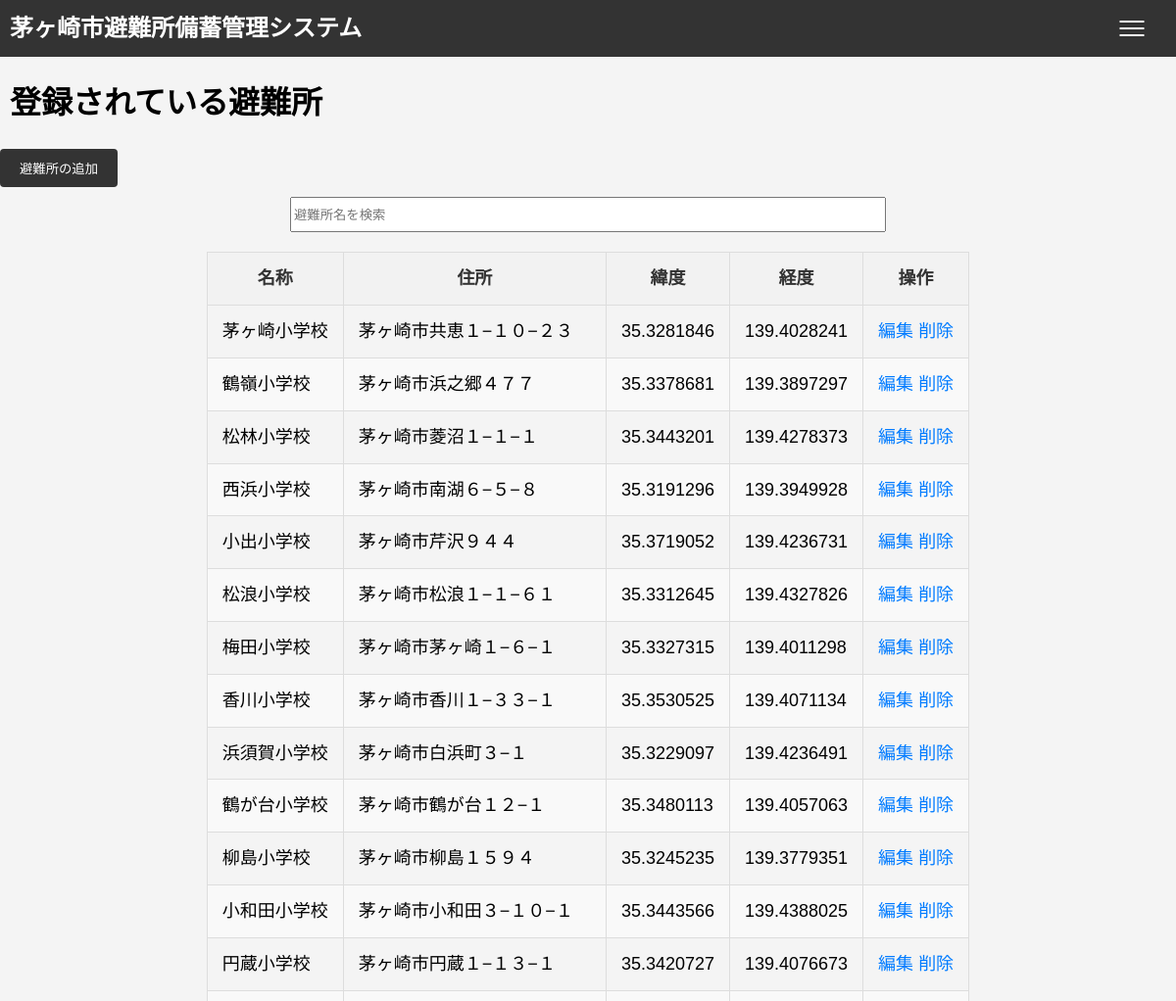
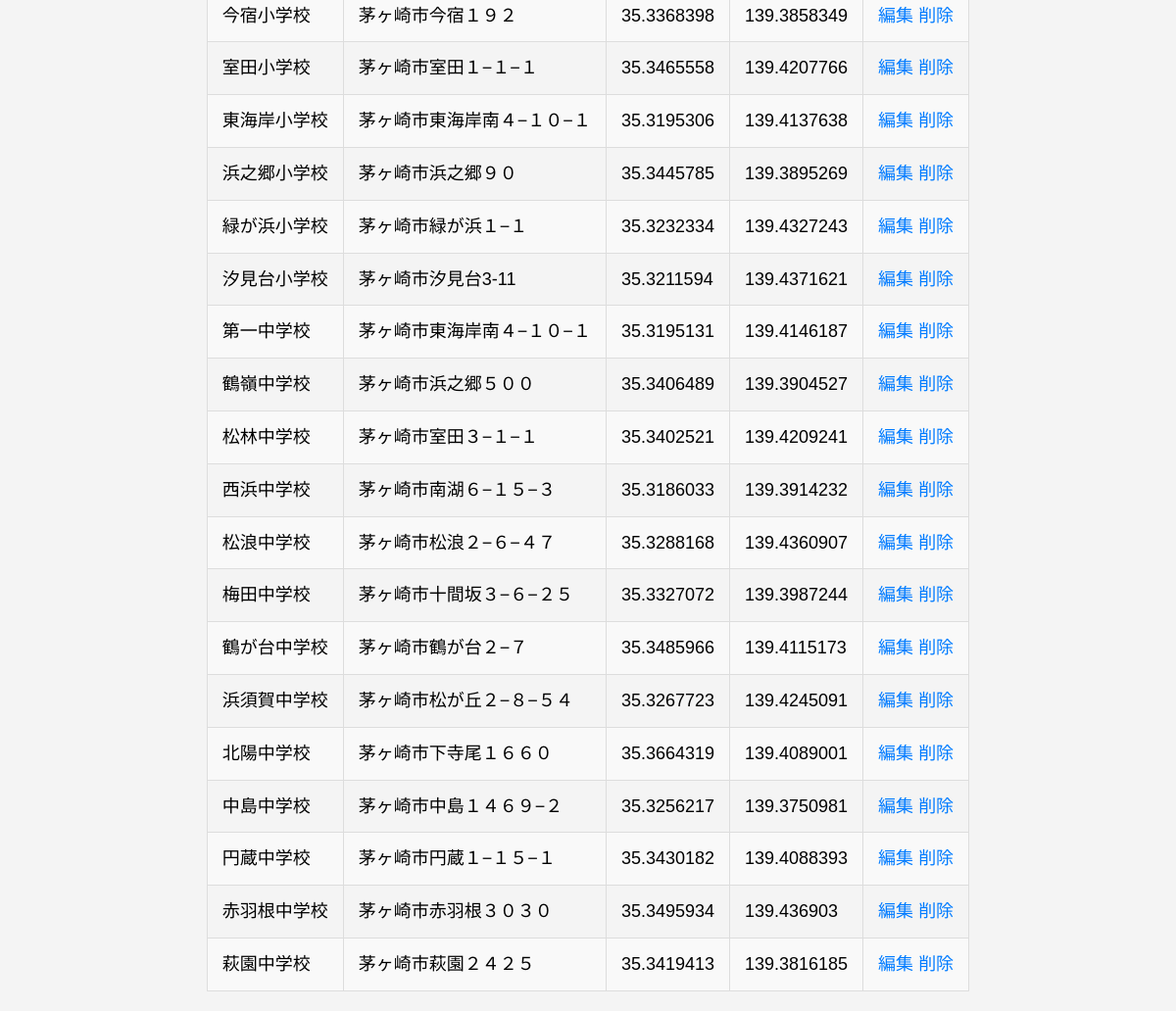
The app's page /admin/shelter (signed in) with its own data (2 pictures, top to bottom).
### app/models.py (models this page shows, shortened)
class Shelter(db.Model):
    id = db.Column(db.Integer, primary_key=True, nullable=False)
    name = db.Column(db.String(255), nullable=False)
    address = db.Column(db.String(255), nullable=False)
    capacity = db.Column(db.Integer, server_default='')
    flood = db.Column(db.Integer)
    landslide = db.Column(db.Integer)
    hightide = db.Column(db.Integer)
    earthquake = db.Column(db.Integer)
    tsunami = db.Column(db.Integer)
    fire = db.Column(db.Integer)
    inland_flooding = db.Column(db.Integer)
    volcano = db.Column(db.Integer)
    latitude = db.Column(db.Float, nullable=False)
    longitude = db.Column(db.Float, nullable=False)
    altitude = db.Column(db.Float)

### app/routes.py (the view)
@main.route('/admin/shelter')
@admin_required
def manage_shelters():
    shelters = Shelter.query.all()
    return render_template('manage_shelters.html', shelters=shelters)

### app/__init__.py (called while the page is built)
def create_app():
    app = Flask(__name__)
    app.config['SECRET_KEY'] = 'your_secret_key'
    app.config['SQLALCHEMY_DATABASE_URI'] = 'sqlite:///app.db'
    app.config['UPLOAD_FOLDER'] = ''
    db.init_app(app)
    login_manager.init_app(app)
    login_manager.login_view = 'main.login'
    migrate.init_app(app, db)
    from .routes import main
    app.register_blueprint(main)
    @login_manager.user_loader
    def load_user(user_id):
        from .models import User
        return User.query.get(int(user_id))
    return app

### app/models.py (called while the page is built)
    def is_admin(self):
        return Admin.query.filter_by(email=self.email).first() is not None

### app/routes.py (called while the page is built)
def admin_required(f):
    @wraps(f)
    def decorated_function(*args, **kwargs):
        if not current_user.is_authenticated or not current_user.is_admin():
            abort(403)
        return f(*args, **kwargs)
    return decorated_function

### app/templates/manage_shelters.html (shortened to what this page needs)
{% extends "base.html" %}
{% block content %}
    <h1>登録されている避難所</h1>
    <div>
        <a href="{{ url_for('main.add_shelter') }}">
            <button>避難所の追加</button>
        </a>
    </div>
    <input type="text" id="searchBox" placeholder="避難所名を検索">
    <table id = 'adminTable'>
        <thead>
            <tr>
                <th>名称</th>
                <th>住所</th>
                <th>緯度</th>
                <th>経度</th>
                <th>操作</th>
            </tr>
        </thead>
        <tbody>
            {% for shelter in shelters %}
            <tr>
                <td>{{ shelter.name }}</td>
                <td>{{ shelter.address }}</td>
                <td>{{ shelter.latitude }}</td>
                <td>{{ shelter.longitude }}</td>
                <td>
                    <a href="{{ url_for('main.edit_shelter', shelter_id=shelter.id) }}">編集</a>
                    <a href="{{ url_for('main.delete_shelter', shelter_id=shelter.id) }}">削除</a>
                </td>
            </tr>
            {% endfor %}
        </tbody>
    </table>
{% endblock %}

### app/templates/base.html (shortened to what this page needs)
<!DOCTYPE html>
<html lang="ja">
<head>
    <link rel="stylesheet" href="../static/css/style.css">
    <link rel="stylesheet" href="https://unpkg.com/leaflet/dist/leaflet.css" />
</head>
<body>
    <header>
        <h1><a href="/">茅ヶ崎市避難所備蓄管理システム</a></h1>
        <button class="menu-toggle" aria-label="メニューを開く">
            <span class="menu-icon"></span>
        </button>
    </header>
    <main>
        {% block content %}
        {% endblock %}
    </main>
</body>
</html>

### app/static/css/style.css (style rules this page uses)
body { font-family: Arial, sans-serif; line-height: 1.6; margin: 0; padding: 0; background-color: #f4f4f4; height: 100vh; display: flex; flex-direction: column; z-index: 1000; }
header { background: #333; color: #fff; padding: 10px 0; display: flex; justify-content: space-between; align-items: center; z-index: 1000; position: relative; }
header h1 { margin: 0; padding-left: 10px; width: 100vw; font-size: 1.5em; flex: 1; text-align: left; overflow: hidden; white-space: nowrap; }
.menu-toggle { display: none; background: none; border: none; cursor: pointer; padding: 10px; font-size: 1.5em; color: #fff; }
.menu-icon { display: block; width: 25px; height: 2px; background-color: #fff; position: relative; transition: all 0.3s ease; }
.menu-icon::before, .menu-icon::after { content: ''; display: block; width: 25px; height: 2px; background-color: #fff; position: absolute; left: 0; transition: all 0.3s ease; }
.menu-icon::before { top: -7px; }
.menu-icon::after { top: 7px; }
main { width: 100%; box-sizing: border-box; }
input[type="submit"], button { background-color: #333; color: #fff; border: none; padding: 10px 20px; border-radius: 4px; cursor: pointer; }
h1 { margin-left: 10px; }
a,a:hover,a:visited { color: inherit; text-decoration: none; }
.menu-toggle { display: block; transform: translateX(-50%); top: 10px; left: 50%; border: none; cursor: pointer; }
#adminTable { border-collapse: collapse; margin: 20px auto; font-size: 18px; text-align: center; }
#adminTable th, #adminTable td { padding: 12px 15px; border: 1px solid #ddd; }
#adminTable thead tr { background-color: #f2f2f2; color: #333; }
#adminTable tbody tr { border-bottom: 1px solid #ddd; text-align: left; }
#adminTable tbody tr:nth-of-type(even) { background-color: #f9f9f9; }
#adminTable a { color: #007BFF; text-decoration: none; }
#searchBox { margin: 10px auto; display: block; width: 50%; height: 30px; }

### records on screen
Shelter: name "茅ヶ崎小学校", address "茅ヶ崎市共恵１−１０−２３", latitude "35.3281846", longitude "139.4028241"
Shelter: name "鶴嶺小学校", address "茅ヶ崎市浜之郷４７７", latitude "35.3378681", longitude "139.3897297"
Shelter: name "松林小学校", address "茅ヶ崎市菱沼１−１−１", latitude "35.3443201", longitude "139.4278373"
Shelter: name "西浜小学校", address "茅ヶ崎市南湖６−５−８", latitude "35.3191296", longitude "139.3949928"
Shelter: name "小出小学校", address "茅ヶ崎市芹沢９４４", latitude "35.3719052", longitude "139.4236731"
Shelter: name "松浪小学校", address "茅ヶ崎市松浪１−１−６１", latitude "35.3312645", longitude "139.4327826"
Shelter: name "梅田小学校", address "茅ヶ崎市茅ヶ崎１−６−１", latitude "35.3327315", longitude "139.4011298"
Shelter: name "香川小学校", address "茅ヶ崎市香川１−３３−１", latitude "35.3530525", longitude "139.4071134"
Shelter: name "浜須賀小学校", address "茅ヶ崎市白浜町３−１", latitude "35.3229097", longitude "139.4236491"
Shelter: name "鶴が台小学校", address "茅ヶ崎市鶴が台１２−１", latitude "35.3480113", longitude "139.4057063"
Shelter: name "柳島小学校", address "茅ヶ崎市柳島１５９４", latitude "35.3245235", longitude "139.3779351"
Shelter: name "小和田小学校", address "茅ヶ崎市小和田３−１０−１", latitude "35.3443566", longitude "139.4388025"
Shelter: name "円蔵小学校", address "茅ヶ崎市円蔵１−１３−１", latitude "35.3420727", longitude "139.4076673"
Shelter: name "今宿小学校", address "茅ヶ崎市今宿１９２", latitude "35.3368398", longitude "139.3858349"
Shelter: name "室田小学校", address "茅ヶ崎市室田１−１−１", latitude "35.3465558", longitude "139.4207766"
Shelter: name "東海岸小学校", address "茅ヶ崎市東海岸南４−１０−１", latitude "35.3195306", longitude "139.4137638"
Shelter: name "浜之郷小学校", address "茅ヶ崎市浜之郷９０", latitude "35.3445785", longitude "139.3895269"
Shelter: name "緑が浜小学校", address "茅ヶ崎市緑が浜１−１", latitude "35.3232334", longitude "139.4327243"
Shelter: name "汐見台小学校", address "茅ヶ崎市汐見台3-11", latitude "35.3211594", longitude "139.4371621"
Shelter: name "第一中学校", address "茅ヶ崎市東海岸南４−１０−１", latitude "35.3195131", longitude "139.4146187"
Shelter: name "鶴嶺中学校", address "茅ヶ崎市浜之郷５００", latitude "35.3406489", longitude "139.3904527"
Shelter: name "松林中学校", address "茅ヶ崎市室田３−１−１", latitude "35.3402521", longitude "139.4209241"
Shelter: name "西浜中学校", address "茅ヶ崎市南湖６−１５−３", latitude "35.3186033", longitude "139.3914232"
Shelter: name "松浪中学校", address "茅ヶ崎市松浪２−６−４７", latitude "35.3288168", longitude "139.4360907"
Shelter: name "梅田中学校", address "茅ヶ崎市十間坂３−６−２５", latitude "35.3327072", longitude "139.3987244"
Shelter: name "鶴が台中学校", address "茅ヶ崎市鶴が台２−７", latitude "35.3485966", longitude "139.4115173"
Shelter: name "浜須賀中学校", address "茅ヶ崎市松が丘２−８−５４", latitude "35.3267723", longitude "139.4245091"
Shelter: name "北陽中学校", address "茅ヶ崎市下寺尾１６６０", latitude "35.3664319", longitude "139.4089001"
Shelter: name "中島中学校", address "茅ヶ崎市中島１４６９−２", latitude "35.3256217", longitude "139.3750981"
Shelter: name "円蔵中学校", address "茅ヶ崎市円蔵１−１５−１", latitude "35.3430182", longitude "139.4088393"
Shelter: name "赤羽根中学校", address "茅ヶ崎市赤羽根３０３０", latitude "35.3495934", longitude "139.436903"
Shelter: name "萩園中学校", address "茅ヶ崎市萩園２４２５", latitude "35.3419413", longitude "139.3816185"
